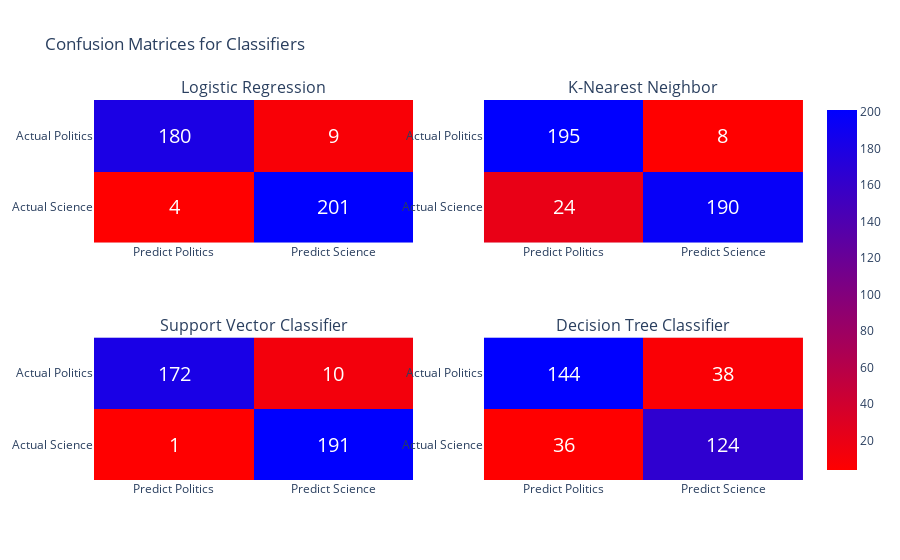

Notebook code for this chart:
### Code cell
from sklearn.metrics import confusion_matrix
from sklearn.model_selection import cross_val_predict
import plotly.graph_objects as go
from plotly.subplots import make_subplots

# Obtenha as previsões usando cross_val_predict
log_reg_pred = cross_val_predict(classifiers["LR"], X_test, y_test, cv=n_split)
knn_pred = cross_val_predict(classifiers["KNN"], X_test, y_test, cv=n_split)
svc_pred = cross_val_predict(classifiers["SVC"], X_test, y_test, cv=n_split)
tree_pred = cross_val_predict(classifiers["DT"], X_test, y_test, cv=n_split)

# Calcule as matrizes de confusão
log_reg_cf = confusion_matrix(y_test, log_reg_pred)
knn_cf = confusion_matrix(y_test, knn_pred)
svc_cf = confusion_matrix(y_test, svc_pred)
tree_cf = confusion_matrix(y_test, tree_pred)

# Labels para os heatmaps
x= ['FP','TN']
y= ['TP','FN']
colorscale = [[0, 'rgb(255,0,0)'], [1, 'rgb(0,0,255)']]

# Criação dos subplots
conf_matrix = make_subplots(rows=2, cols=2, subplot_titles=("Logistic Regression", "K-Nearest Neighbor", "Support Vector Classifier", "Decision Tree Classifier"))

# Adicionando os heatmaps
conf_matrix.add_trace(go.Heatmap(z=log_reg_cf, x=x, y=y, colorscale=colorscale, text=log_reg_cf, texttemplate="%{text}", textfont={"size":20}), row=1, col=1)
conf_matrix.add_trace(go.Heatmap(z=knn_cf, x=x, y=y, colorscale=colorscale, text=knn_cf, texttemplate="%{text}", textfont={"size":20}, showscale=False), row=1, col=2)
conf_matrix.add_trace(go.Heatmap(z=svc_cf, x=x, y=y, colorscale=colorscale, text=svc_cf, texttemplate="%{text}", textfont={"size":20}, showscale=False), row=2, col=1)
conf_matrix.add_trace(go.Heatmap(z=tree_cf, x=x, y=y, colorscale=colorscale, text=tree_cf, texttemplate="%{text}", textfont={"size":20}, showscale=False), row=2, col=2)

# Atualiza os eixos e mostra o gráfico
conf_matrix.update_yaxes(autorange="reversed")
conf_matrix.update_layout(title_text='Confusion Matrices for Classifiers')
conf_matrix.show()

### Figure 1 — Plotly figure (JSON) as saved in the notebook; plotly's stock layout.template omitted (floating-point values rounded to 4 significant figures)
{"data": [{"colorscale": [[0, "rgb(255,0,0)"], [1, "rgb(0,0,255)"]], "text": [[180, 9, 30], [4, 201, 13], [4, 3, 212]], "textfont": {"size": 20}, "texttemplate": "%{text}", "type": "heatmap", "x": ["Predict Politics", "Predict Science"], "xaxis": "x", "y": ["Actual Politics", "Actual Science"], "yaxis": "y", "z": [[180, 9, 30], [4, 201, 13], [4, 3, 212]]}, {"colorscale": [[0, "rgb(255,0,0)"], [1, "rgb(0,0,255)"]], "showscale": false, "text": [[195, 8, 16], [24, 190, 4], [60, 23, 136]], "textfont": {"size": 20}, "texttemplate": "%{text}", "type": "heatmap", "x": ["Predict Politics", "Predict Science"], "xaxis": "x2", "y": ["Actual Politics", "Actual Science"], "yaxis": "y2", "z": [[195, 8, 16], [24, 190, 4], [60, 23, 136]]}, {"colorscale": [[0, "rgb(255,0,0)"], [1, "rgb(0,0,255)"]], "showscale": false, "text": [[172, 10, 37], [1, 191, 26], [2, 3, 214]], "textfont": {"size": 20}, "texttemplate": "%{text}", "type": "heatmap", "x": ["Predict Politics", "Predict Science"], "xaxis": "x3", "y": ["Actual Politics", "Actual Science"], "yaxis": "y3", "z": [[172, 10, 37], [1, 191, 26], [2, 3, 214]]}, {"colorscale": [[0, "rgb(255,0,0)"], [1, "rgb(0,0,255)"]], "showscale": false, "text": [[144, 38, 37], [36, 124, 58], [30, 43, 146]], "textfont": {"size": 20}, "texttemplate": "%{text}", "type": "heatmap", "x": ["Predict Politics", "Predict Science"], "xaxis": "x4", "y": ["Actual Politics", "Actual Science"], "yaxis": "y4", "z": [[144, 38, 37], [36, 124, 58], [30, 43, 146]]}], "layout": {"annotations": [{"font": {"size": 16}, "showarrow": false, "text": "Logistic Regression", "x": 0.225, "xanchor": "center", "xref": "paper", "y": 1, "yanchor": "bottom", "yref": "paper"}, {"font": {"size": 16}, "showarrow": false, "text": "K-Nearest Neighbor", "x": 0.775, "xanchor": "center", "xref": "paper", "y": 1, "yanchor": "bottom", "yref": "paper"}, {"font": {"size": 16}, "showarrow": false, "text": "Support Vector Classifier", "x": 0.225, "xanchor": "center", "xref": "paper", "y": 0.375, "yanchor": "bottom", "yref": "paper"}, {"font": {"size": 16}, "showarrow": false, "text": "Decision Tree Classifier", "x": 0.775, "xanchor": "center", "xref": "paper", "y": 0.375, "yanchor": "bottom", "yref": "paper"}], "title": {"text": "Confusion Matrices for Classifiers"}, "xaxis": {"anchor": "y", "domain": [0, 0.45]}, "xaxis2": {"anchor": "y2", "domain": [0.55, 1]}, "xaxis3": {"anchor": "y3", "domain": [0, 0.45]}, "xaxis4": {"anchor": "y4", "domain": [0.55, 1]}, "yaxis": {"anchor": "x", "autorange": "reversed", "domain": [0.625, 1]}, "yaxis2": {"anchor": "x2", "autorange": "reversed", "domain": [0.625, 1]}, "yaxis3": {"anchor": "x3", "autorange": "reversed", "domain": [0, 0.375]}, "yaxis4": {"anchor": "x4", "autorange": "reversed", "domain": [0, 0.375]}}}
